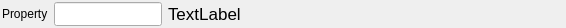
<?xml version="1.0" encoding="UTF-8"?>
<ui version="4.0">
 <class>DoubleWidget</class>
 <widget class="QWidget" name="DoubleWidget">
  <property name="geometry">
   <rect>
    <x>0</x>
    <y>0</y>
    <width>566</width>
    <height>28</height>
   </rect>
  </property>
  <layout class="QHBoxLayout" name="horizontalLayout">
   <property name="leftMargin">
    <number>2</number>
   </property>
   <property name="topMargin">
    <number>2</number>
   </property>
   <property name="rightMargin">
    <number>2</number>
   </property>
   <property name="bottomMargin">
    <number>2</number>
   </property>
   <item>
    <widget class="QLabel" name="label">
     <property name="text">
      <string>Property</string>
     </property>
    </widget>
   </item>
   <item>
    <widget class="SVLineEdit" name="value">
     <property name="sizePolicy">
      <sizepolicy hsizetype="Preferred" vsizetype="Fixed">
       <horstretch>0</horstretch>
       <verstretch>0</verstretch>
      </sizepolicy>
     </property>
     <property name="minimumSize">
      <size>
       <width>0</width>
       <height>24</height>
      </size>
     </property>
    </widget>
   </item>
   <item>
    <widget class="QLabel" name="errorLabel">
     <property name="sizePolicy">
      <sizepolicy hsizetype="Preferred" vsizetype="Preferred">
       <horstretch>0</horstretch>
       <verstretch>0</verstretch>
      </sizepolicy>
     </property>
     <property name="font">
      <font>
       <pointsize>13</pointsize>
       <weight>50</weight>
       <bold>false</bold>
       <kerning>true</kerning>
      </font>
     </property>
     <property name="text">
      <string>TextLabel</string>
     </property>
     <property name="wordWrap">
      <bool>true</bool>
     </property>
    </widget>
   </item>
   <item>
    <spacer name="horizontalSpacer">
     <property name="orientation">
      <enum>Qt::Horizontal</enum>
     </property>
     <property name="sizeType">
      <enum>QSizePolicy::Expanding</enum>
     </property>
     <property name="sizeHint" stdset="0">
      <size>
       <width>40</width>
       <height>20</height>
      </size>
     </property>
    </spacer>
   </item>
  </layout>
 </widget>
 <customwidgets>
  <customwidget>
   <class>SVLineEdit</class>
   <extends>QLineEdit</extends>
   <header location="global">SVControlWidgets.h</header>
  </customwidget>
 </customwidgets>
 <resources/>
 <connections/>
</ui>
